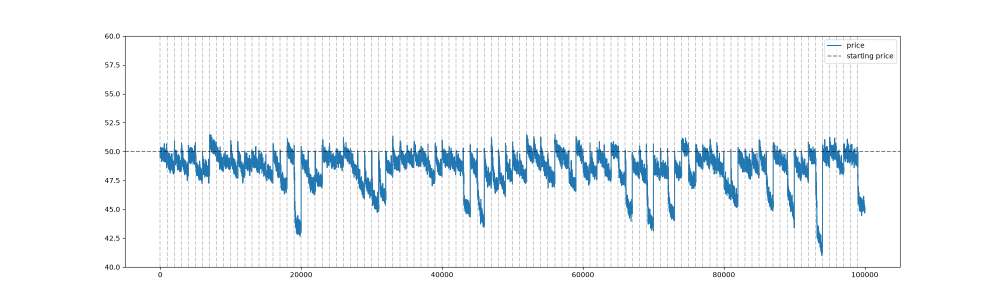
#> input picture synthetic/Combined/pricemovement_noobs.png, 2000 x 600 px (shown at 1/2 size)
$ python Overlayer.py
#> lines starting #> are read from the running program, lines starting #| are printed output that depends on the picture
from PIL import Image
import os

def overlay(file1, file2, output, alpha=0.5):
#> called with file1 = 'pricemovement_noobs.png', file2 = 'pricemovement.png', output = 'pmOverlaid.png', alpha = 0.5
    img1 = Image.open(file1).convert("RGBA")
#> img1 is the input picture: PIL image 2000x600 RGBA; mean R, G, B, A 240.6, 244.5, 247.2, 255
    img2 = Image.open(file2).convert("RGBA")
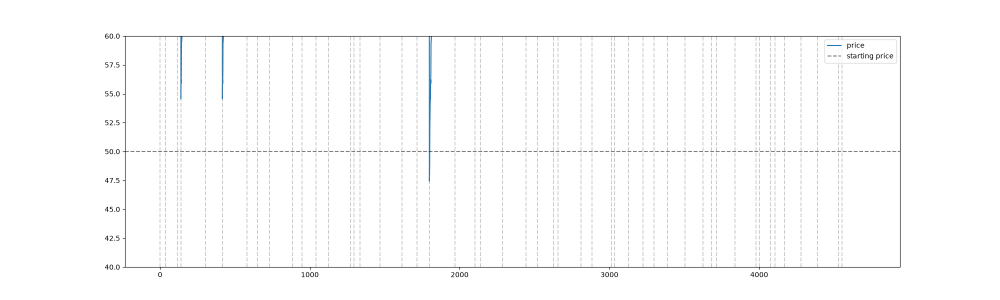
#> input picture historical/pricemovement.png, 2000 x 600 px, found by its file name (shown at 1/2 size)
#> img2 is the input picture: PIL image 2000x600 RGBA; mean R, G, B, A 251.7, 251.8, 251.9, 255
    img2 = img2.resize(img1.size)
    blended = Image.blend(img1, img2, alpha=alpha)
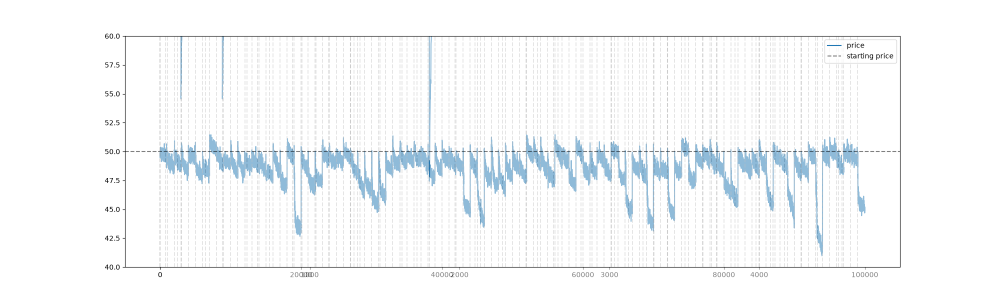
#> blended: PIL image 2000x600 RGBA (shown at 1/2 size); mean R, G, B, A 246.1, 248.1, 249.5, 255
    blended.save(output)

overlay("pricemovement_noobs.png", "pricemovement.png", "pmOverlaid.png")
overlay("orders_noobs.png", "orders.png", "ordersOverlaid.png")
#> call 2 of overlay, with file1 = 'orders_noobs.png', file2 = 'orders.png', output = 'ordersOverlaid.png', alpha = 0.5
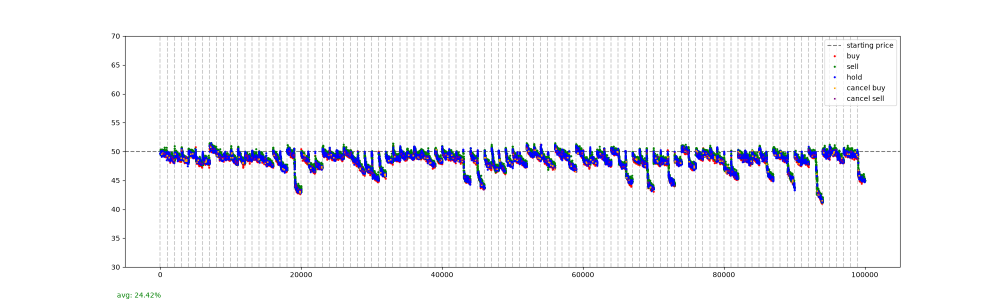
#> input picture synthetic/Combined/orders_noobs.png, 2000 x 600 px (shown at 1/2 size)
#> in overlay, img1 is the input picture: PIL image 2000x600 RGBA; mean R, G, B, A 244, 244.1, 247.6, 255
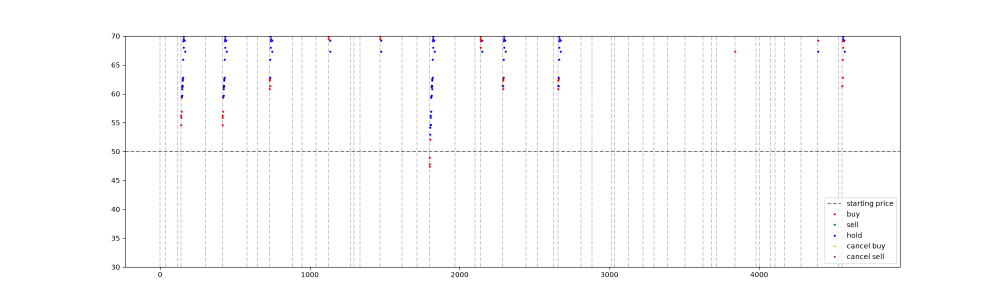
#> input picture historical/orders.png, 2000 x 600 px, found by its file name (shown at 1/2 size)
#> in overlay, img2 is the input picture: PIL image 2000x600 RGBA; mean R, G, B, A 251.7, 251.6, 251.8, 255
#> in overlay (call 2), `blended = Image.blend(img1, img2, alpha=alpha)`:
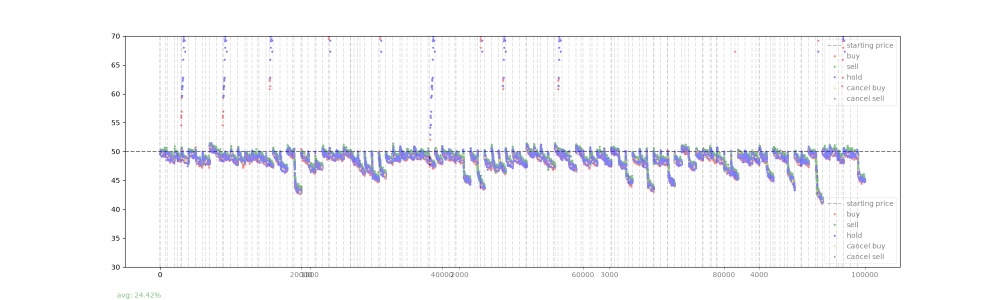
#> blended: PIL image 2000x600 RGBA (shown at 1/2 size); mean R, G, B, A 247.8, 247.8, 249.7, 255
overlay("profitability_noobs.png", "profitability.png", "profitabilityOverlaid.png")
#> (the run stopped early here; a loop or call above may not have finished)
